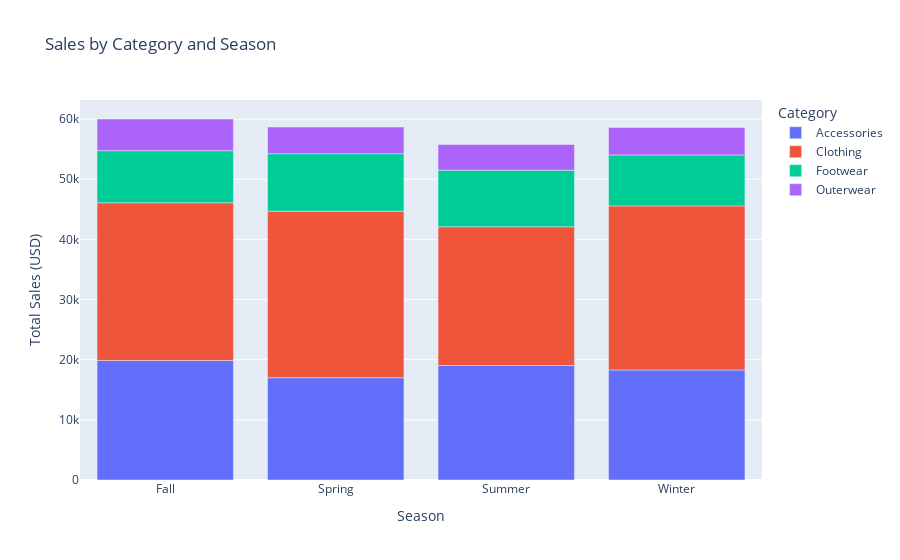

Notebook cell for this chart:
### Markdown cell above
### Seasonal Segmentation

### Code cell
# Group data by Season and Category to find popular categories per season
category_season = data.groupby(['Season', 'Category'])['Purchase Amount (USD)'].sum().reset_index()

# Visualize popular categories per season
fig = px.bar(category_season, x='Season', y='Purchase Amount (USD)', color='Category',
             title="Sales by Category and Season",
             labels={'Purchase Amount (USD)': 'Total Sales (USD)'})
fig.show()

### Figure 1 — Plotly figure (JSON) as saved in the notebook; plotly's stock layout.template omitted (floating-point values rounded to 4 significant figures)
{"data": [{"alignmentgroup": "True", "hovertemplate": "Category=Accessories<br>Season=%{x}<br>Total Sales (USD)=%{y}<extra></extra>", "legendgroup": "Accessories", "marker": {"color": "#636efa", "pattern": {"shape": ""}}, "name": "Accessories", "offsetgroup": "Accessories", "orientation": "v", "showlegend": true, "textposition": "auto", "type": "bar", "x": ["Fall", "Spring", "Summer", "Winter"], "xaxis": "x", "y": [19874, 17007, 19028, 18291], "yaxis": "y"}, {"alignmentgroup": "True", "hovertemplate": "Category=Clothing<br>Season=%{x}<br>Total Sales (USD)=%{y}<extra></extra>", "legendgroup": "Clothing", "marker": {"color": "#EF553B", "pattern": {"shape": ""}}, "name": "Clothing", "offsetgroup": "Clothing", "orientation": "v", "showlegend": true, "textposition": "auto", "type": "bar", "x": ["Fall", "Spring", "Summer", "Winter"], "xaxis": "x", "y": [26220, 27692, 23078, 27274], "yaxis": "y"}, {"alignmentgroup": "True", "hovertemplate": "Category=Footwear<br>Season=%{x}<br>Total Sales (USD)=%{y}<extra></extra>", "legendgroup": "Footwear", "marker": {"color": "#00cc96", "pattern": {"shape": ""}}, "name": "Footwear", "offsetgroup": "Footwear", "orientation": "v", "showlegend": true, "textposition": "auto", "type": "bar", "x": ["Fall", "Spring", "Summer", "Winter"], "xaxis": "x", "y": [8665, 9555, 9393, 8480], "yaxis": "y"}, {"alignmentgroup": "True", "hovertemplate": "Category=Outerwear<br>Season=%{x}<br>Total Sales (USD)=%{y}<extra></extra>", "legendgroup": "Outerwear", "marker": {"color": "#ab63fa", "pattern": {"shape": ""}}, "name": "Outerwear", "offsetgroup": "Outerwear", "orientation": "v", "showlegend": true, "textposition": "auto", "type": "bar", "x": ["Fall", "Spring", "Summer", "Winter"], "xaxis": "x", "y": [5259, 4425, 4278, 4562], "yaxis": "y"}], "layout": {"autosize": true, "barmode": "relative", "legend": {"title": {"text": "Category"}, "tracegroupgap": 0}, "title": {"text": "Sales by Category and Season"}, "xaxis": {"anchor": "y", "autorange": true, "domain": [0, 1], "range": [-0.5, 3.5], "title": {"text": "Season"}, "type": "category"}, "yaxis": {"anchor": "x", "autorange": true, "domain": [0, 1], "range": [0, 63180.0], "title": {"text": "Total Sales (USD)"}, "type": "linear"}}}
